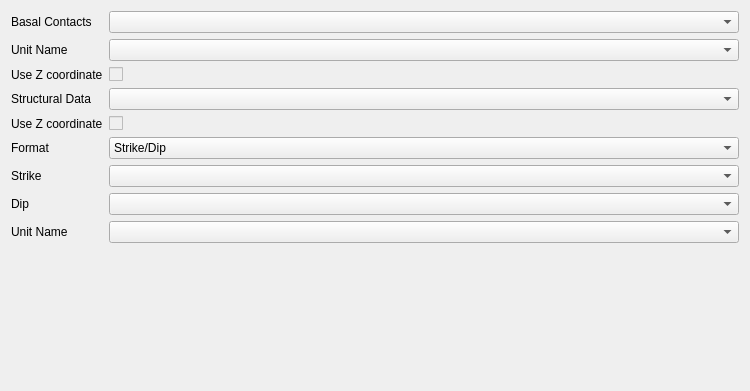
<?xml version="1.0" encoding="UTF-8"?>
<ui version="4.0">
 <class>Form</class>
 <widget class="QWidget" name="Form">
  <property name="geometry">
   <rect>
    <x>0</x>
    <y>0</y>
    <width>750</width>
    <height>391</height>
   </rect>
  </property>
  <property name="windowTitle">
   <string>Form</string>
  </property>
  <layout class="QVBoxLayout" name="verticalLayout">
   <item>
    <layout class="QFormLayout" name="formLayout_3">
     <item row="0" column="1">
      <widget class="QgsMapLayerComboBox" name="basalContactsLayer">
       <property name="toolTip">
        <string>&lt;html&gt;&lt;head/&gt;&lt;body&gt;&lt;p&gt;A vector layer of points/lines that represents the basal (or top) contacts of the units being modelled. There must be a column identifying the unit.&lt;/p&gt;&lt;/body&gt;&lt;/html&gt;</string>
       </property>
      </widget>
     </item>
     <item row="1" column="0">
      <widget class="QLabel" name="label">
       <property name="text">
        <string>Unit Name</string>
       </property>
      </widget>
     </item>
     <item row="1" column="1">
      <widget class="QgsFieldComboBox" name="unitNameField">
       <property name="toolTip">
        <string>&lt;html&gt;&lt;head/&gt;&lt;body&gt;&lt;p&gt;Identifier for the geological unit.&lt;/p&gt;&lt;/body&gt;&lt;/html&gt;</string>
       </property>
      </widget>
     </item>
     <item row="3" column="0">
      <widget class="QLabel" name="structuralDataLabel">
       <property name="text">
        <string>Structural Data</string>
       </property>
      </widget>
     </item>
     <item row="3" column="1">
      <widget class="QgsMapLayerComboBox" name="structuralDataLayer">
       <property name="toolTip">
        <string>&lt;html&gt;&lt;head/&gt;&lt;body&gt;&lt;p&gt;Shape file representing orientation data assocaited with stratigraphy/lithology. &lt;/p&gt;&lt;/body&gt;&lt;/html&gt;</string>
       </property>
       <property name="allowEmptyLayer">
        <bool>true</bool>
       </property>
      </widget>
     </item>
     <item row="5" column="0">
      <widget class="QLabel" name="label_2">
       <property name="text">
        <string>Format</string>
       </property>
      </widget>
     </item>
     <item row="5" column="1">
      <widget class="QComboBox" name="orientationType">
       <property name="toolTip">
        <string>&lt;html&gt;&lt;head/&gt;&lt;body&gt;&lt;p&gt;Strike and dip using right hand rule or dip direction/dip convention&lt;/p&gt;&lt;/body&gt;&lt;/html&gt;</string>
       </property>
       <item>
        <property name="text">
         <string>Strike/Dip</string>
        </property>
       </item>
       <item>
        <property name="text">
         <string>Dip Direction/Dip</string>
        </property>
       </item>
      </widget>
     </item>
     <item row="6" column="0">
      <widget class="QLabel" name="orientationLabel">
       <property name="text">
        <string>Strike</string>
       </property>
      </widget>
     </item>
     <item row="6" column="1">
      <widget class="QgsFieldComboBox" name="orientationField">
       <property name="toolTip">
        <string>&lt;html&gt;&lt;head/&gt;&lt;body&gt;&lt;p&gt;Column representing the strike/dip direction angle in degrees&lt;/p&gt;&lt;/body&gt;&lt;/html&gt;</string>
       </property>
      </widget>
     </item>
     <item row="7" column="0">
      <widget class="QLabel" name="label_6">
       <property name="text">
        <string>Dip</string>
       </property>
      </widget>
     </item>
     <item row="7" column="1">
      <widget class="QgsFieldComboBox" name="dipField">
       <property name="toolTip">
        <string>&lt;html&gt;&lt;head/&gt;&lt;body&gt;&lt;p&gt;Column representing the dip angle in degrees&lt;/p&gt;&lt;/body&gt;&lt;/html&gt;</string>
       </property>
      </widget>
     </item>
     <item row="8" column="0">
      <widget class="QLabel" name="label_23">
       <property name="text">
        <string>Unit Name</string>
       </property>
      </widget>
     </item>
     <item row="8" column="1">
      <widget class="QgsFieldComboBox" name="structuralDataUnitName">
       <property name="toolTip">
        <string>&lt;html&gt;&lt;head/&gt;&lt;body&gt;&lt;p&gt;Column representing which unit the orientation measurement belongs to. This is used to differentiate between non-conformable units.&lt;/p&gt;&lt;/body&gt;&lt;/html&gt;</string>
       </property>
      </widget>
     </item>
     <item row="0" column="0">
      <widget class="QLabel" name="basalContactsLabel">
       <property name="text">
        <string>Basal Contacts</string>
       </property>
      </widget>
     </item>
     <item row="2" column="0">
      <widget class="QLabel" name="useZCoordinateLabel">
       <property name="text">
        <string>Use Z coordinate</string>
       </property>
      </widget>
     </item>
     <item row="2" column="1">
      <widget class="QCheckBox" name="useBasalContactsZCoordinatesCheckBox">
       <property name="enabled">
        <bool>false</bool>
       </property>
       <property name="toolTip">
        <string>&lt;html&gt;&lt;head/&gt;&lt;body&gt;&lt;p&gt;Use the Z coordinate for contact points if available instead of projecting point onto the elevation model&lt;/p&gt;&lt;/body&gt;&lt;/html&gt;</string>
       </property>
      </widget>
     </item>
     <item row="4" column="0">
      <widget class="QLabel" name="useZCoordinateLabel_2">
       <property name="text">
        <string>Use Z coordinate</string>
       </property>
      </widget>
     </item>
     <item row="4" column="1">
      <widget class="QCheckBox" name="useStructuralPointsZCoordinatesCheckBox">
       <property name="enabled">
        <bool>false</bool>
       </property>
       <property name="toolTip">
        <string>&lt;html&gt;&lt;head/&gt;&lt;body&gt;&lt;p&gt;Use the Z coordinate for structural points if available instead of projecting point onto the elevation model&lt;/p&gt;&lt;/body&gt;&lt;/html&gt;</string>
       </property>
      </widget>
     </item>
    </layout>
   </item>
  </layout>
 </widget>
 <customwidgets>
  <customwidget>
   <class>QgsFieldComboBox</class>
   <extends>QComboBox</extends>
   <header>qgsfieldcombobox.h</header>
  </customwidget>
  <customwidget>
   <class>QgsMapLayerComboBox</class>
   <extends>QComboBox</extends>
   <header>qgsmaplayercombobox.h</header>
  </customwidget>
 </customwidgets>
 <resources/>
 <connections/>
</ui>
